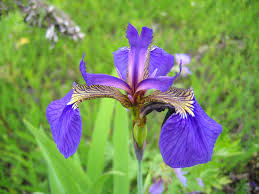
#> input picture images/Seimage1.jpeg, 259 x 194 px
$ python Week2_1_PredictIrisSpecies_v2.py
#> lines starting #> are read from the running program, lines starting #| are printed output that depends on the picture
import os
import numpy as np
import pandas as pd
from sklearn.datasets import load_iris
import matplotlib.pyplot as plt
from PIL import Image
from sklearn.metrics import confusion_matrix, ConfusionMatrixDisplay
from sklearn.ensemble import RandomForestClassifier
from sklearn.model_selection import train_test_split
from sklearn.metrics import accuracy_score, precision_score, recall_score


# Load the Iris dataset
iris = load_iris()

# Create a DataFrame with features
iris_df = pd.DataFrame(data=iris.data, columns=iris.feature_names)

# Add the class names to the DataFrame
iris_df['class'] = iris.target

# Rename the columns for better readability
iris_df.rename(columns={
    'sepal length (cm)': 'SL (cm)',
    'sepal width (cm)': 'SW (cm)',
    'petal length (cm)': 'PL (cm)',
    'petal width (cm)': 'PW (cm)',
}, inplace=True)

# Separate features (X) and target (y)
X = iris_df[['SL (cm)', 'SW (cm)', 'PL (cm)', 'PW (cm)']]
y = iris_df['class']

# Split the data into training and testing sets
X_train, X_test, y_train, y_test = train_test_split(X, y, test_size=0.2, random_state=42)

# Initialize the Random Forest Classifier
model = RandomForestClassifier(random_state=42)

# Train the model on the training data
model.fit(X_train, y_train)

# Make predictions on the test data
y_pred = model.predict(X_test)

# Evaluate the model's accuracy
accuracy = accuracy_score(y_test, y_pred)
print(f"Model Accuracy: {accuracy * 100:.2f}%")

# Production test section
print("\nProduction Test Results:")

# Get the directory of the current script
script_dir = os.path.dirname(os.path.abspath(__file__))

# Define the absolute path to the images directory
images_dir = os.path.join(script_dir, "images")

# Define the image data with filenames pointing to the images directory
image_data = [
    {"filename": os.path.join(images_dir, "Seimage1.jpeg"), "actual_class": 0},
    {"filename": os.path.join(images_dir, "Viimage2.jpeg"), "actual_class": 2},
    {"filename": os.path.join(images_dir, "Viimage2.png"), "actual_class": 2},
    {"filename": os.path.join(images_dir, "Veimage5.jpeg"), "actual_class": 1},
    {"filename": os.path.join(images_dir, "Viimage4.jpg"), "actual_class": 2},
    {"filename": os.path.join(images_dir, "Seimage3.jpeg"), "actual_class": 0},
]

# Prepare a DataFrame for production data
production_df = pd.DataFrame(image_data)


# Modify the features array to match the 4 features of each species
# Define your custom features array (replace with your own values)
# Assuming there are 4 features per image and the number of rows matches production_df
custom_features_array = np.array([
    [5.7, 3.8, 1.7, 0.2],  # Example values for the first image
    [7.3, 2.9, 6.6, 2.1],  # Example values for the second image
    [6.9, 2.8, 5.1, 2.4],  # Example values for the third image
    [6.0, 3.2, 3.8, 1.3],  # Example values for the fourth image
    [7.5, 2.7, 6.3, 2.5],  # Example values for the fifth image
    [4.8, 3.4, 1.5, 0.1],  # Example values for the sixth image
])

# Assign your custom array to features_array
features_array = custom_features_array
print(f"Custom Features array of production data is {features_array}")

# Predict the class for each image using the model
production_df["predicted_class"] = model.predict(features_array)

# Display the results as a table with images
fig, ax = plt.subplots(len(production_df), 1, figsize=(5, len(production_df) * 3))
for i, row in production_df.iterrows():
    image = Image.open(os.path.join(images_dir, row["filename"]))
#> image is the input picture: PIL image 259x194 RGB; mean R, G, B 121.5, 147, 94.1
    ax[i].imshow(image)
    ax[i].axis("off")
    ax[i].set_title(
        f"Actual: {row['actual_class']}, Predicted: {row['predicted_class']}"
    )
plt.tight_layout()
plt.show()
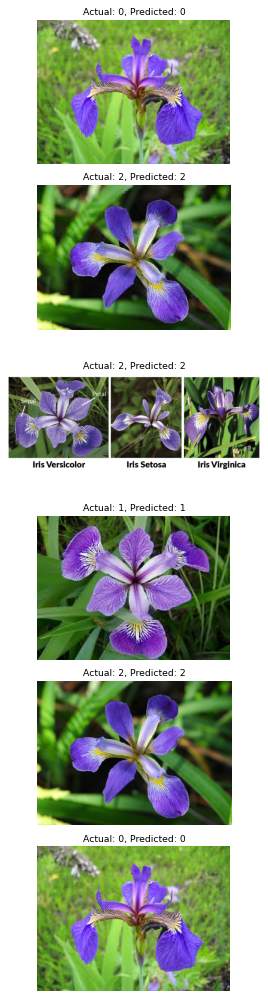
#> figure drawn by matplotlib, 6 panels

# Calculate accuracy, precision, and recall
accuracy = accuracy_score(production_df["actual_class"], production_df["predicted_class"])
precision = precision_score(production_df["actual_class"], production_df["predicted_class"], average="weighted")
recall = recall_score(production_df["actual_class"], production_df["predicted_class"], average="weighted")

# Print the metrics
print(f"Accuracy: {accuracy:.2f}")
print(f"Precision: {precision:.2f}")
print(f"Recall: {recall:.2f}")
# Plot the confusion matrix
conf_matrix = confusion_matrix(
    production_df["actual_class"], production_df["predicted_class"]
)
disp = ConfusionMatrixDisplay(confusion_matrix=conf_matrix, display_labels=model.classes_)
disp.plot(cmap=plt.cm.Blues)
plt.title("Confusion Matrix for Production Data")
plt.show()
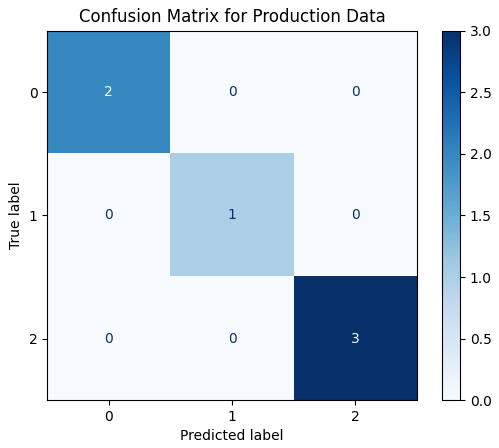
#> figure drawn by matplotlib, 2 panels
